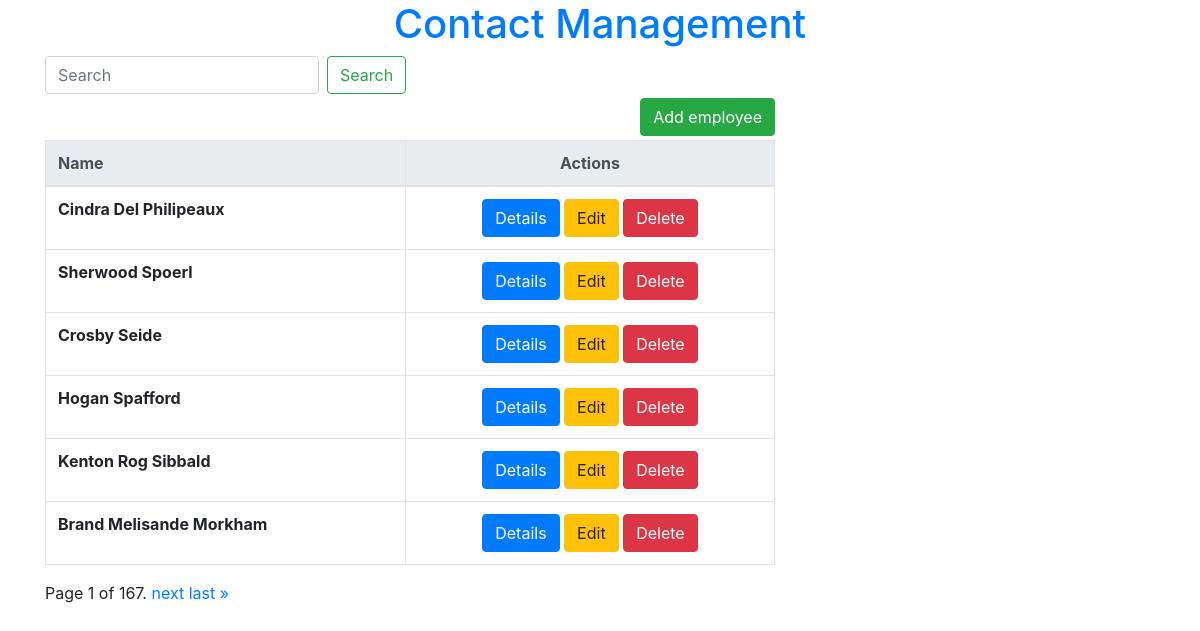
The page / on the database its author committed.
### contact_app/models.py (models this page shows, shortened)
class Contact(models.Model):
    Contact_id = models.AutoField(primary_key=True)
    Fname = models.CharField(max_length=50)
    Mname = models.CharField(max_length=50,blank=True)
    Lname = models.CharField(max_length=50)

### contact_app/views.py (the view)
# urls.py: path('', views.home, name='home'),
def home(request):
    contact_list = Contact.objects.all().order_by('Contact_id')
    paginator = Paginator(contact_list, 6)
    page_number = request.GET.get('page')
    page_obj = paginator.get_page(page_number)
    return render(request, 'home.html', {'page_obj': page_obj})

### contact_app/templates/home.html (shortened to what this page needs)
{% extends 'base.html' %}
{% block content %}
<div class="row h-100">
    <div class="col-sm-8">
        <form class="form-inline my-2 my-lg-0" action="{% url 'search' %}">
            <input class="form-control mr-sm-2"
                   type="search"
                   placeholder="Search"
                   aria-label="Search"
                   name ="search"
            >
            <button class="btn btn-outline-success my-2 my-sm-0" type="submit">Search</button>
        </form>
        <p>
            <a class="btn btn-success float-right my-lg-1" href="{%  url 'add_new_count' %}">Add employee</a>
        </p>
        <div class="table-responsive-sm">
            {% if page_obj %}
            <table class="table table-bordered">
                <thead class="thead-light">
                <tr>
                    <th>Name</th>
                    <th class="text-center">Actions</th>
                </tr>
                </thead>
                <tbody>
                {% for c in page_obj%}
                <tr>
                    <th scope="row">
                        {{c.Fname}}  {{c.Mname}} {{c.Lname}}
                    <td class="text-center">
                        <a class="btn btn-primary" href="{%  url 'contact_detail' pk=c.pk %}">Details</a>
                        <a class="btn btn-warning" href="{%  url 'edit_contact' pk=c.pk %}">Edit</a>
                        <a class="btn btn-danger" href="{%  url 'delete_contact' pk=c.pk %}" ,method="POST">Delete</a>
                    </td>
                </tr>
                {% endfor %}
                </tbody>
            </table>
            <div class="pagination">
    <span class="step-links">
        <span class="current">
            Page {{ page_obj.number }} of {{ page_obj.paginator.num_pages }}.
        </span>
        {% if page_obj.has_next %}
            <a href="?page={{ page_obj.next_page_number }}">next</a>
            <a href="?page={{ page_obj.paginator.num_pages }}">last &raquo;</a>
        {% endif %}
    </span>
</div>
            {% else %}
            <p>There is no contacts available.</p>
            {% endif %}
        </div>
    </div>
</div>
{% endblock %}

### contact_app/templates/base.html (shortened to what this page needs)
{% load static %}
<html lang="en">
<head>
  <link rel="stylesheet" href="https://maxcdn.bootstrapcdn.com/bootstrap/4.4.1/css/bootstrap.min.css">
</head>
<body>
    <div class="page-header text-center">
        <h1><a href="/">Contact Management</a></h1>
    </div>
    <div class="container">
            {% block content %}
            {% endblock %}
    </div>
</body>
</html>

### rows shown on the page
Contact: Fname "Cindra", Mname "Del", Lname "Philipeaux"
Contact: Fname "Sherwood", Lname "Spoerl"
Contact: Fname "Crosby", Lname "Seide"
Contact: Fname "Hogan", Lname "Spafford"
Contact: Fname "Kenton", Mname "Rog", Lname "Sibbald"
Contact: Fname "Brand", Mname "Melisande", Lname "Morkham"

### other values the page prints
{{ page_obj.number }} "1"
{{ page_obj.paginator.num_pages }} "167"
